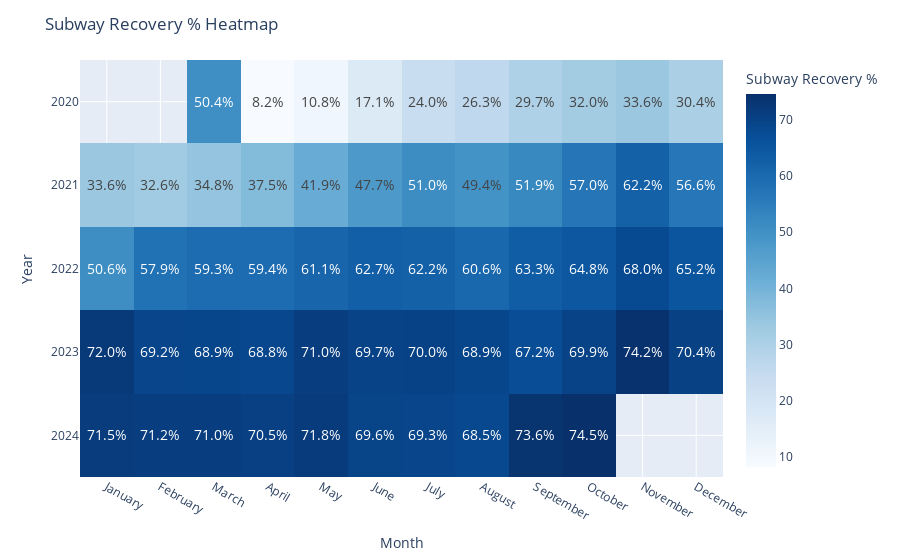
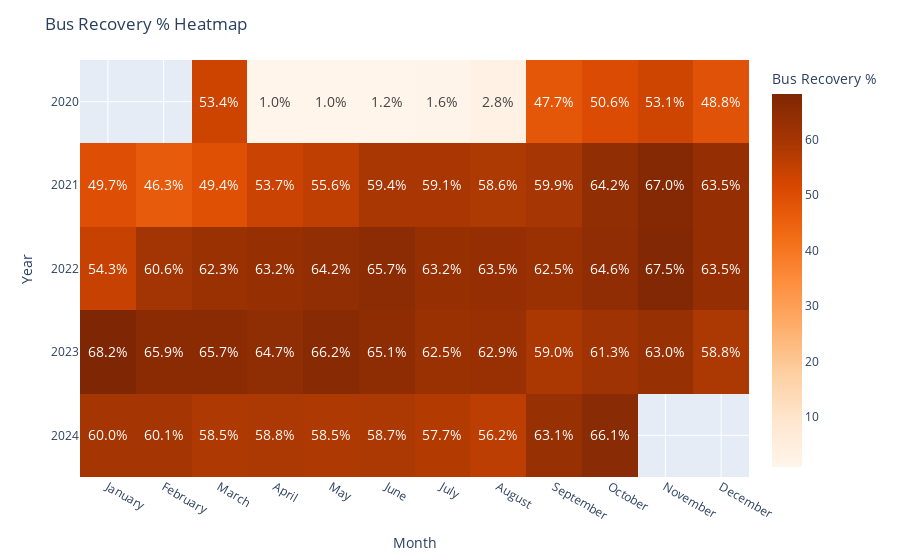

The code cell stored with these charts, in order, in its notebook:
### Markdown cell above
### Phase 2: Month-wise Subway vs Bus Recovery Trend

### Code cell
import pandas as pd
import plotly.express as px

# Ensure logical month order
month_order = [
    'January', 'February', 'March', 'April', 'May', 'June',
    'July', 'August', 'September', 'October', 'November', 'December'
]
df['month'] = pd.Categorical(df['month'], categories=month_order, ordered=True)

# Group by year and month
monthly_recovery = df.groupby(['year', 'month'])[['subway_%_pre_covid', 'bus_%_pre_covid']].mean().reset_index()

# Prepare pivot table for Subway
subway_pivot = monthly_recovery.pivot(index='year', columns='month', values='subway_%_pre_covid')[month_order]

# Format the float values as strings with % sign
# for 0%
#subway_text = subway_pivot.fillna(0).round(0).astype(int).astype(str) + '%'
# for blank
subway_text = subway_pivot.applymap(lambda x: f"{x:.1f}%" if pd.notna(x) else "")


# Plot Subway heatmap
fig1 = px.imshow(
    subway_pivot,
    labels=dict(x="Month", y="Year", color="Subway Recovery %"),
    x=month_order,
    y=sorted(df['year'].unique()),
    color_continuous_scale="Blues"
)

# Add formatted text and adjust font size
fig1.update_traces(
    text=subway_text.values,
    texttemplate="%{text}",
    textfont=dict(size=14)
)

fig1.update_layout(title="Subway Recovery % Heatmap")

# Same steps for Bus
bus_pivot = monthly_recovery.pivot(index='year', columns='month', values='bus_%_pre_covid')[month_order]
# for 0%
#bus_text = bus_pivot.fillna(0).round(0).astype(int).astype(str) + '%'
# for blank
bus_text = bus_pivot.applymap(lambda x: f"{x:.1f}%" if pd.notna(x) else "")


fig2 = px.imshow(
    bus_pivot,
    labels=dict(x="Month", y="Year", color="Bus Recovery %"),
    x=month_order,
    y=sorted(df['year'].unique()),
    color_continuous_scale="Oranges"
)

fig2.update_traces(
    text=bus_text.values,
    texttemplate="%{text}",
    textfont=dict(size=14)
)

fig2.update_layout(title="Bus Recovery % Heatmap")

# Show both
fig1.show()
fig2.show()

### Figure 1 — Plotly figure (JSON) as saved in the notebook; plotly's stock layout.template omitted (floating-point values rounded to 4 significant figures)
{"data": [{"coloraxis": "coloraxis", "hovertemplate": "Month: %{x}<br>Year: %{y}<br>Subway Recovery %: %{z}<extra></extra>", "name": "0", "text": [["", "", "50.4%", "8.2%", "10.8%", "17.1%", "24.0%", "26.3%", "29.7%", "32.0%", "33.6%", "30.4%"], ["33.6%", "32.6%", "34.8%", "37.5%", "41.9%", "47.7%", "51.0%", "49.4%", "51.9%", "57.0%", "62.2%", "56.6%"], ["50.6%", "57.9%", "59.3%", "59.4%", "61.1%", "62.7%", "62.2%", "60.6%", "63.3%", "64.8%", "68.0%", "65.2%"], ["72.0%", "69.2%", "68.9%", "68.8%", "71.0%", "69.7%", "70.0%", "68.9%", "67.2%", "69.9%", "74.2%", "70.4%"], ["71.5%", "71.2%", "71.0%", "70.5%", "71.8%", "69.6%", "69.3%", "68.5%", "73.6%", "74.5%", "", ""]], "textfont": {"size": 14}, "texttemplate": "%{text}", "type": "heatmap", "x": ["January", "February", "March", "April", "May", "June", "July", "August", "September", "October", "November", "December"], "xaxis": "x", "y": [2020, 2021, 2022, 2023, 2024], "yaxis": "y", "z": [[NaN, NaN, 50.39, 8.233, 10.77, 17.07, 23.97, 26.29, 29.7, 31.97, 33.63, 30.35], [33.61, 32.61, 34.77, 37.47, 41.94, 47.73, 51.0, 49.42, 51.9, 57.03, 62.17, 56.65], [50.61, 57.86, 59.32, 59.43, 61.1, 62.73, 62.19, 60.61, 63.27, 64.77, 67.97, 65.16], [72.0, 69.18, 68.94, 68.83, 71.03, 69.7, 69.97, 68.9, 67.2, 69.87, 74.17, 70.35], [71.48, 71.24, 71.0, 70.5, 71.84, 69.63, 69.32, 68.55, 73.63, 74.55, NaN, NaN]]}], "layout": {"coloraxis": {"colorbar": {"title": {"text": "Subway Recovery %"}}, "colorscale": [[0, "rgb(247,251,255)"], [0.125, "rgb(222,235,247)"], [0.25, "rgb(198,219,239)"], [0.375, "rgb(158,202,225)"], [0.5, "rgb(107,174,214)"], [0.625, "rgb(66,146,198)"], [0.75, "rgb(33,113,181)"], [0.875, "rgb(8,81,156)"], [1, "rgb(8,48,107)"]]}, "margin": {"t": 60}, "title": {"text": "Subway Recovery % Heatmap"}, "xaxis": {"anchor": "y", "constrain": "domain", "domain": [0, 1], "scaleanchor": "y", "title": {"text": "Month"}}, "yaxis": {"anchor": "x", "autorange": "reversed", "constrain": "domain", "domain": [0, 1], "title": {"text": "Year"}}}}

### Figure 2 — Plotly figure (JSON) as saved in the notebook; plotly's stock layout.template omitted (floating-point values rounded to 4 significant figures)
{"data": [{"coloraxis": "coloraxis", "hovertemplate": "Month: %{x}<br>Year: %{y}<br>Bus Recovery %: %{z}<extra></extra>", "name": "0", "text": [["", "", "53.4%", "1.0%", "1.0%", "1.2%", "1.6%", "2.8%", "47.7%", "50.6%", "53.1%", "48.8%"], ["49.7%", "46.3%", "49.4%", "53.7%", "55.6%", "59.4%", "59.1%", "58.6%", "59.9%", "64.2%", "67.0%", "63.5%"], ["54.3%", "60.6%", "62.3%", "63.2%", "64.2%", "65.7%", "63.2%", "63.5%", "62.5%", "64.6%", "67.5%", "63.5%"], ["68.2%", "65.9%", "65.7%", "64.7%", "66.2%", "65.1%", "62.5%", "62.9%", "59.0%", "61.3%", "63.0%", "58.8%"], ["60.0%", "60.1%", "58.5%", "58.8%", "58.5%", "58.7%", "57.7%", "56.2%", "63.1%", "66.1%", "", ""]], "textfont": {"size": 14}, "texttemplate": "%{text}", "type": "heatmap", "x": ["January", "February", "March", "April", "May", "June", "July", "August", "September", "October", "November", "December"], "xaxis": "x", "y": [2020, 2021, 2022, 2023, 2024], "yaxis": "y", "z": [[NaN, NaN, 53.42, 1.0, 1.0, 1.2, 1.581, 2.839, 47.7, 50.65, 53.13, 48.81], [49.68, 46.32, 49.39, 53.7, 55.65, 59.4, 59.1, 58.58, 59.9, 64.19, 67.03, 63.55], [54.32, 60.57, 62.32, 63.17, 64.23, 65.67, 63.19, 63.55, 62.5, 64.61, 67.47, 63.52], [68.19, 65.86, 65.74, 64.7, 66.16, 65.07, 62.55, 62.9, 59.0, 61.26, 63.0, 58.81], [59.97, 60.07, 58.55, 58.83, 58.55, 58.73, 57.68, 56.16, 63.07, 66.06, NaN, NaN]]}], "layout": {"coloraxis": {"colorbar": {"title": {"text": "Bus Recovery %"}}, "colorscale": [[0, "rgb(255,245,235)"], [0.125, "rgb(254,230,206)"], [0.25, "rgb(253,208,162)"], [0.375, "rgb(253,174,107)"], [0.5, "rgb(253,141,60)"], [0.625, "rgb(241,105,19)"], [0.75, "rgb(217,72,1)"], [0.875, "rgb(166,54,3)"], [1, "rgb(127,39,4)"]]}, "margin": {"t": 60}, "title": {"text": "Bus Recovery % Heatmap"}, "xaxis": {"anchor": "y", "constrain": "domain", "domain": [0, 1], "scaleanchor": "y", "title": {"text": "Month"}}, "yaxis": {"anchor": "x", "autorange": "reversed", "constrain": "domain", "domain": [0, 1], "title": {"text": "Year"}}}}
